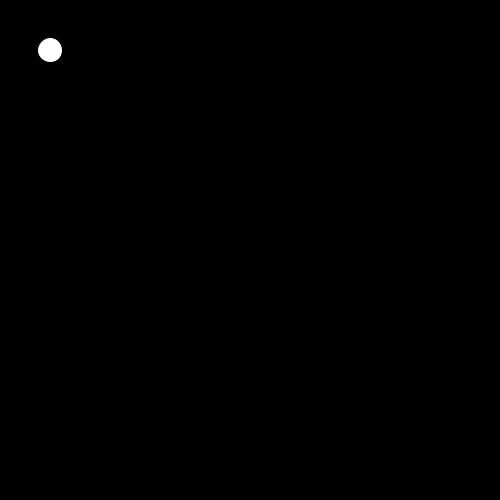
Frame 1 (no input)
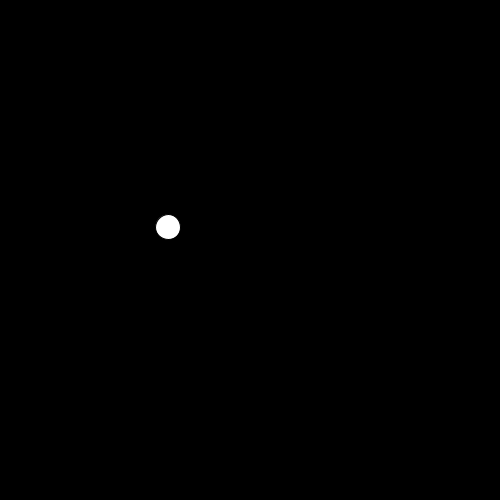
Frame 60 (the mouse pressed at the canvas centre just before this capture)
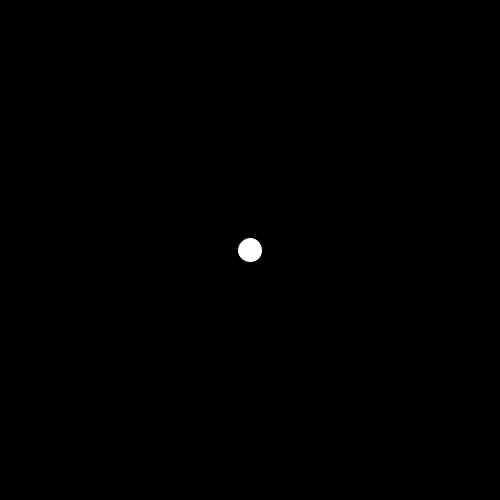
Frame 120 (the mouse held since frame 60 and released just before this capture)

The Processing sketch that drew these frames (run headless with seeded random() and noise(); from frame 60 on, the mouse is pressed at the canvas centre):

// Processing sketch: processing_103337
// ── processing_103337.pde

// Allen
//July 9, 2013
//Bouncing Ball
//Reference:???
void setup(){//background
  size(500,500);//size
  background(0);//color
  frameRate(60);//framerate
}

int dx = 2;//slope x
int dy = 3;//slope y

int x = 50;//beg x
int y = 50;//beg y

void draw(){//shape
    fill(0);//color
    rect(0,0,500,500);//take away trail
    fill(255);//color
    ellipse(x,y,25,25);//circle
    x = x + dx;
    y = y + dy;
    
    if ( x< 0 || x > 475){//bounce off wall x
       dx = -1 * dx;
    }
    
    if ( y < 0 || y > 475){
       dy = -1 * dy;  //bounce off wall y
    }
if (mousePressed == true){//if click
  x=mouseX;//ball to x where mouse is
  y=mouseY;//ball to y where mouse is
}

}
